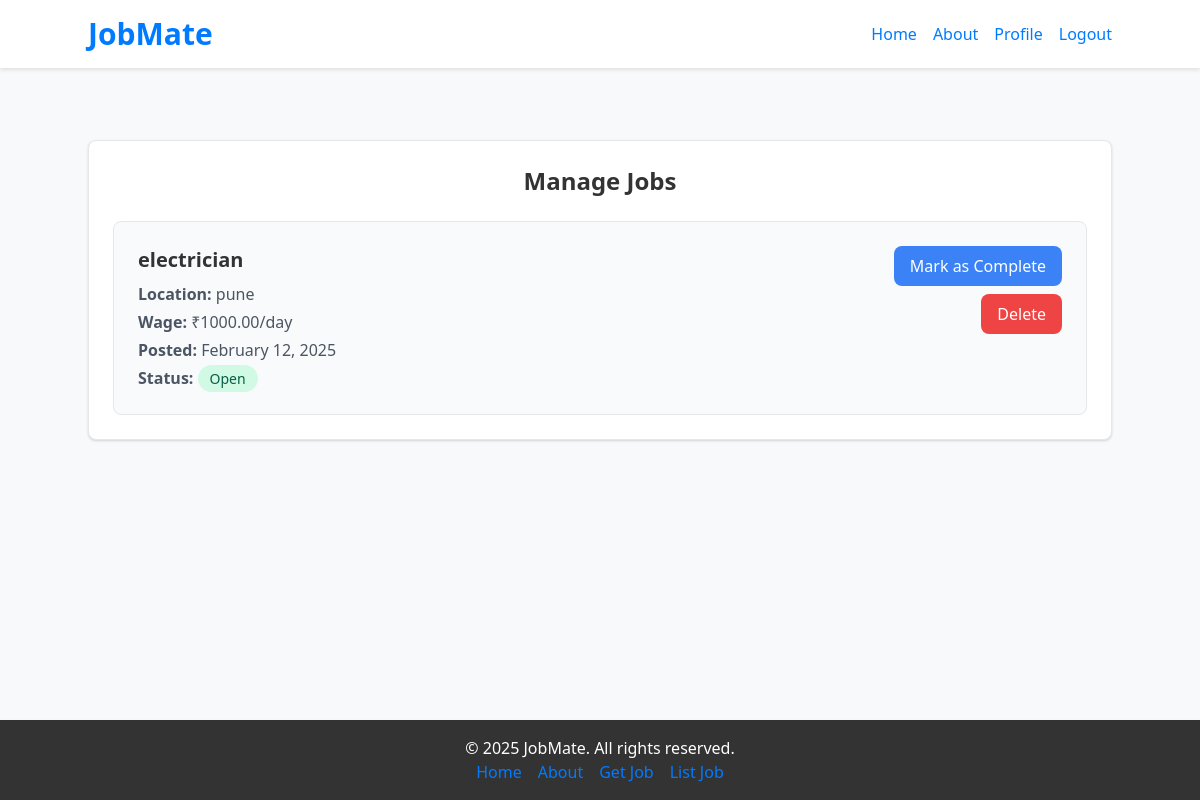
The page /contractor/jobs/manage/ (signed in) on the database as committed earlier.
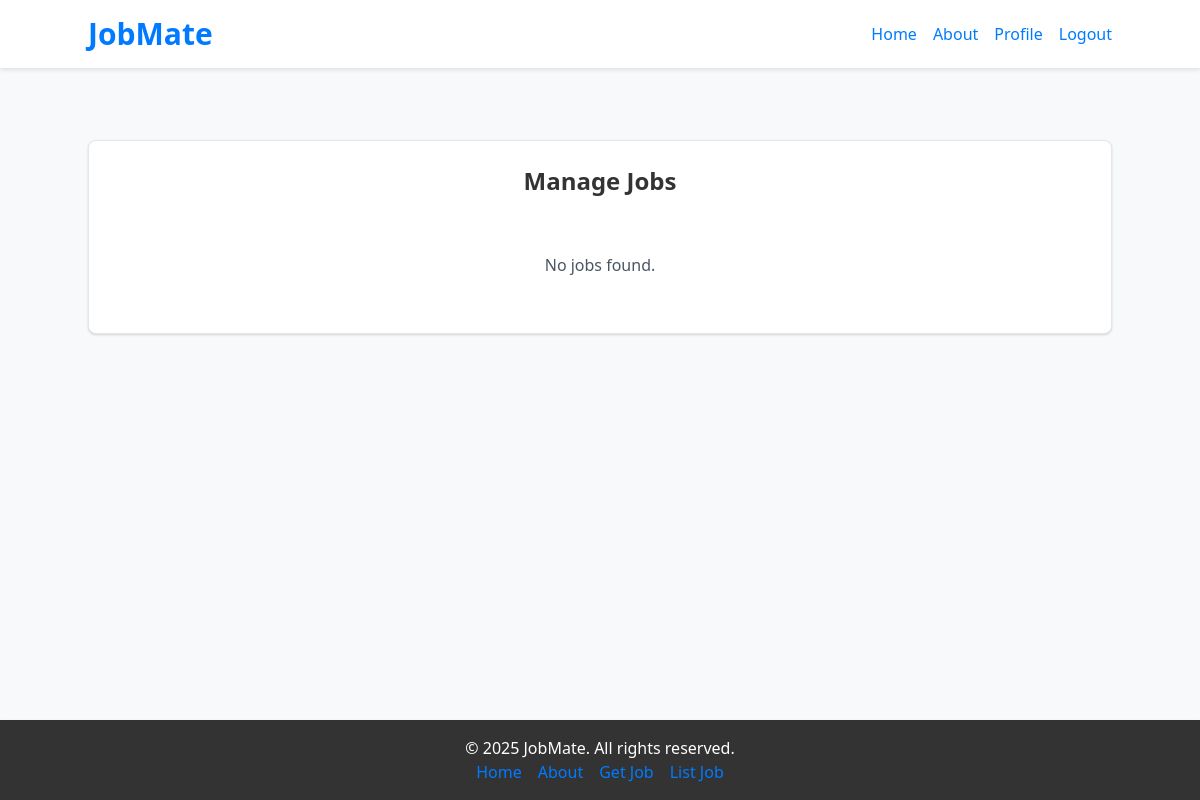
The same page on the database as committed later.
### contractor/models.py (models this page shows, shortened)
class Job(models.Model):
    STATUS_CHOICES = (
        ('open', 'Open'),
        ('closed', 'Closed')
    )
    contractor = models.ForeignKey(Contractor, on_delete=models.CASCADE)
    title = models.CharField(max_length=255)
    description = models.TextField()
    location = models.CharField(max_length=255)
    wage = models.DecimalField(max_digits=10, decimal_places=2)
    required_skills = models.TextField(blank=True, null=True)
    created_at = models.DateTimeField(auto_now_add=True)
    status = models.CharField(max_length=10, choices=STATUS_CHOICES, default='open')

### contractor/views.py (the view)
# urls.py: path('jobs/manage/', views.manage_jobs, name='manage-jobs'),  # Add this line
@login_required(login_url='/login/')
def manage_jobs(request):
    contractor = request.user.contractor
    jobs = Job.objects.filter(contractor=contractor).order_by('-created_at')
    return render(request, 'manage_jobs.html', {
        'jobs': jobs
    })

### contractor/templates/manage_jobs.html (shortened to what this page needs)
{% extends "base.html" %}
{% block content %}
<div class="max-w-6xl mx-auto mt-8">
    <div class="bg-white shadow rounded-lg p-6 border">
        <h2 class="text-2xl font-bold mb-6 text-center">Manage Jobs</h2>
        <div class="space-y-4">
            {% for job in jobs %}
            <div class="bg-gray-50 p-6 rounded-lg border">
                <div class="flex justify-between items-start">
                    <div>
                        <h3 class="text-xl font-semibold">{{ job.title }}</h3>
                        <div class="mt-2 space-y-1">
                            <p class="text-gray-600"><strong>Location:</strong> {{ job.location }}</p>
                            <p class="text-gray-600"><strong>Wage:</strong> ₹{{ job.wage }}/day</p>
                            <p class="text-gray-600"><strong>Posted:</strong> {{ job.created_at|date:"F j, Y" }}</p>
                            <p class="text-gray-600"><strong>Status:</strong>
                                <span class="px-3 py-1 rounded-full text-sm
                                    {% if job.status == 'open' %}bg-green-100 text-green-800
                                    {% else %}bg-red-100 text-red-800{% endif %}">
                                    {{ job.get_status_display }}
                                </span>
                            </p>
                        </div>
                    </div>
                    <div class="text-right space-y-2">
                        {% if job.status == 'open' %}
                        <form method="post" action="{% url 'update-job-status' job.id %}">
                            <button type="submit" class="bg-blue-500 text-white px-4 py-2 rounded-lg hover:bg-blue-600">
                                Mark as Complete
                            </button>
                        </form>
                        {% endif %}
                        <form method="post" action="{% url 'delete-job' job.id %}">
                            <button type="submit" class="bg-red-500 text-white px-4 py-2 rounded-lg hover:bg-red-600">
                                Delete
                            </button>
                        </form>
                    </div>
                </div>
            </div>
            {% empty %}
            <div class="text-center py-8">
                <p class="text-gray-600">No jobs found.</p>
            </div>
            {% endfor %}
        </div>
    </div>
</div>
{% endblock %}

Rows that differ between the two databases and show on the page:
removed Job: title "electrician", location "pune", wage "1000.00", created_at "February 12, 2025", status "Open", shows "Mark as Complete"
Other text that changed with them:
text now shown: "No jobs found."
